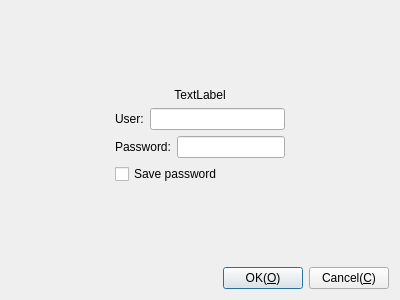
<?xml version="1.0" encoding="UTF-8"?>
<ui version="4.0">
 <class>CDlgGetPasswordRabbitVNC</class>
 <widget class="QDialog" name="CDlgGetPasswordRabbitVNC">
  <property name="geometry">
   <rect>
    <x>0</x>
    <y>0</y>
    <width>400</width>
    <height>300</height>
   </rect>
  </property>
  <property name="windowTitle">
   <string>Input password</string>
  </property>
  <layout class="QGridLayout" name="gridLayout">
   <item row="4" column="0">
    <layout class="QHBoxLayout" name="horizontalLayout">
     <item>
      <spacer name="horizontalSpacer_3">
       <property name="orientation">
        <enum>Qt::Horizontal</enum>
       </property>
       <property name="sizeHint" stdset="0">
        <size>
         <width>40</width>
         <height>20</height>
        </size>
       </property>
      </spacer>
     </item>
     <item>
      <widget class="QPushButton" name="pbOK">
       <property name="text">
        <string>OK(&amp;O)</string>
       </property>
      </widget>
     </item>
     <item>
      <widget class="QPushButton" name="pbCancel">
       <property name="text">
        <string>Cancel(&amp;C)</string>
       </property>
      </widget>
     </item>
    </layout>
   </item>
   <item row="0" column="0">
    <spacer name="verticalSpacer_2">
     <property name="orientation">
      <enum>Qt::Vertical</enum>
     </property>
     <property name="sizeHint" stdset="0">
      <size>
       <width>20</width>
       <height>75</height>
      </size>
     </property>
    </spacer>
   </item>
   <item row="3" column="0">
    <spacer name="verticalSpacer">
     <property name="orientation">
      <enum>Qt::Vertical</enum>
     </property>
     <property name="sizeHint" stdset="0">
      <size>
       <width>20</width>
       <height>73</height>
      </size>
     </property>
    </spacer>
   </item>
   <item row="2" column="0">
    <layout class="QHBoxLayout" name="horizontalLayout_5">
     <item>
      <spacer name="horizontalSpacer">
       <property name="orientation">
        <enum>Qt::Horizontal</enum>
       </property>
       <property name="sizeHint" stdset="0">
        <size>
         <width>82</width>
         <height>20</height>
        </size>
       </property>
      </spacer>
     </item>
     <item>
      <layout class="QVBoxLayout" name="verticalLayout">
       <item>
        <layout class="QHBoxLayout" name="horizontalLayout_3">
         <item>
          <widget class="QLabel" name="label_2">
           <property name="text">
            <string>User:</string>
           </property>
          </widget>
         </item>
         <item>
          <widget class="QLineEdit" name="leUser"/>
         </item>
        </layout>
       </item>
       <item>
        <layout class="QHBoxLayout" name="horizontalLayout_2">
         <item>
          <widget class="QLabel" name="label_3">
           <property name="text">
            <string>Password:</string>
           </property>
          </widget>
         </item>
         <item>
          <widget class="QLineEdit" name="lePassword">
           <property name="echoMode">
            <enum>QLineEdit::Password</enum>
           </property>
          </widget>
         </item>
        </layout>
       </item>
       <item>
        <widget class="QCheckBox" name="cbSavePassword">
         <property name="text">
          <string>Save password</string>
         </property>
        </widget>
       </item>
      </layout>
     </item>
     <item>
      <spacer name="horizontalSpacer_2">
       <property name="orientation">
        <enum>Qt::Horizontal</enum>
       </property>
       <property name="sizeHint" stdset="0">
        <size>
         <width>82</width>
         <height>20</height>
        </size>
       </property>
      </spacer>
     </item>
    </layout>
   </item>
   <item row="1" column="0">
    <widget class="QLabel" name="lbText">
     <property name="text">
      <string>TextLabel</string>
     </property>
     <property name="alignment">
      <set>Qt::AlignCenter</set>
     </property>
    </widget>
   </item>
  </layout>
 </widget>
 <resources/>
 <connections/>
</ui>
